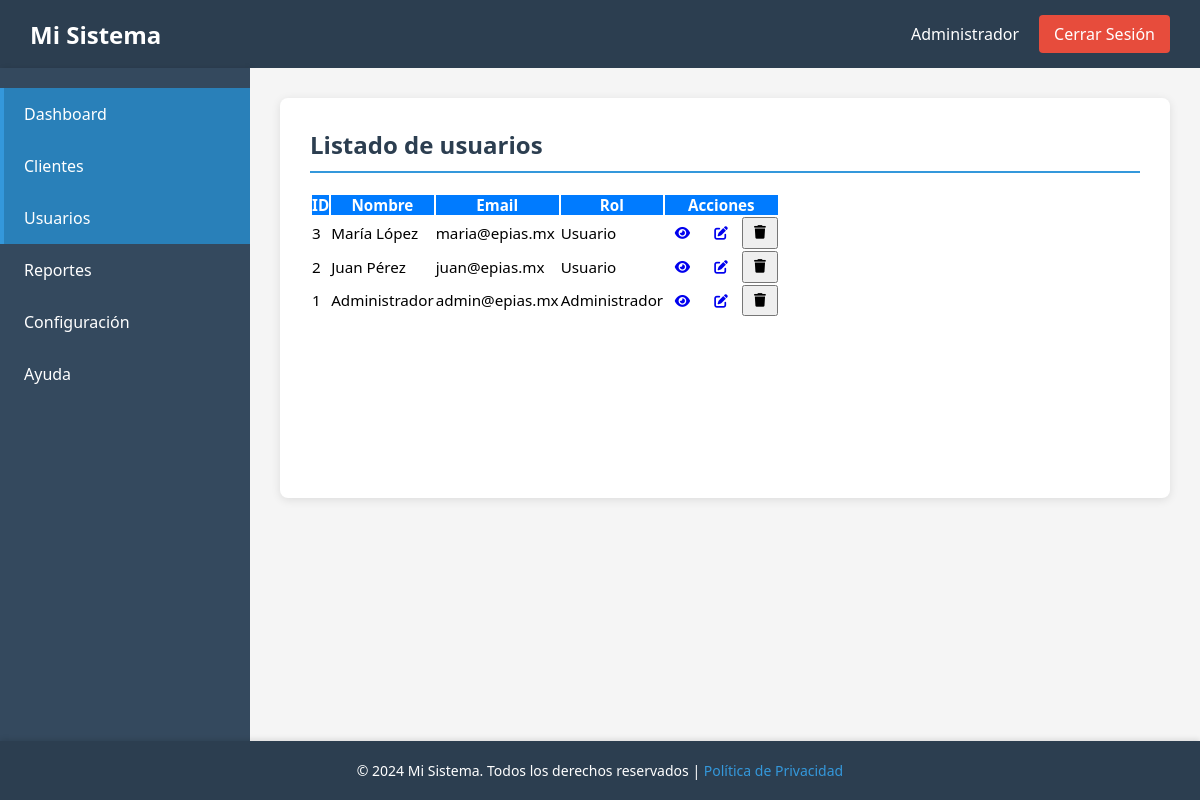
Page /usuarios/index.php (signed in) on the committed database.
### tables this page shows
CREATE TABLE `usuarios` (
  `id`       INT          NOT NULL AUTO_INCREMENT,
  `nombre`   VARCHAR(100) NOT NULL,
  `correo`   VARCHAR(150) NOT NULL UNIQUE,
  `password` VARCHAR(255) NOT NULL,
  `es_admin` TINYINT(1)   NOT NULL DEFAULT 0,
  PRIMARY KEY (`id`)
);

### usuarios/index.php (the view, shortened to what this page needs)
<?php
require_once '../lib/conn.php';
$sql = "SELECT * FROM usuarios ORDER BY id DESC";
$result = $conexion->query($sql);
$usuarios = $result->fetch_all(MYSQLI_ASSOC);
?>
<!DOCTYPE html>
<html lang="es">
<head>
    <link href="https://cdnjs.cloudflare.com/ajax/libs/font-awesome/6.4.0/css/all.min.css" rel="stylesheet">
</head>
<body>
     <?php
     include ('../templates/header.php');
     ?>
    <div class="container">
             <?php
             include ('../templates/sidebar.php');
             ?>
        <main class="main-content">
            <div class="content-area">
                <h2>Listado de usuarios</h2>
        <?php if (count($usuarios) > 0): ?>
            <div class="table-responsive">
                <table class="table table-hover tabla-usuarios">
                    <thead>
                        <tr>
                            <th>ID</th>
                            <th>Nombre</th>
                            <th>Email</th>
                            <th>Rol</th>
                            <th>Acciones</th>
                        </tr>
                    </thead>
                    <tbody>
                        <?php foreach ($usuarios as $usuario): ?>
                            <tr>
                                <td><?php echo $usuario['id']; ?></td>
                                <td><?php echo htmlspecialchars($usuario['nombre']); ?></td>
                                <td><?php echo htmlspecialchars($usuario['correo']); ?></td>
                                <td><?php echo ($usuario['es_admin'] == 1) ? 'Administrador' : 'Usuario'; ?></td>
                                <td>
                                    <div class="acciones">
                                        <a href="ver.php?id=<?php echo $usuario['id']; ?>" class="btn btn-info btn-sm">
                                            <i class="fas fa-eye"></i>
                                        </a>
                                        <a href="editar.php?id=<?php echo $usuario['id']; ?>" class="btn btn-warning btn-sm">
                                            <i class="fas fa-edit"></i>
                                        </a>
                                        <form method="POST" action="delete.php"
                                        onclick="return confirm('¿Estás seguro de que deseas eliminar este usuario?');">
                                            <button type="submit" class="btn btn-danger btn-sm"
                                                ><i class="fas fa-trash"></i></button>
                                        </form>
                                    </div>
                                </td>
                            </tr>
                        <?php endforeach; ?>
                    </tbody>
                </table>
            </div>
        <?php else: ?>
            <div class="alert alert-info text-center">
                <i class="fas fa-info-circle"></i> No hay usuarios registrados
            </div>
        <?php endif; ?>
    </div>
            </div>
        <?php
        include ('../templates/footer.php');
        ?>
</body>
</html>

### usuarios/index.php (style rules this page uses)
* { margin: 0; padding: 0; box-sizing: border-box; }
body { font-family: 'Segoe UI', Tahoma, Geneva, Verdana, sans-serif; background-color: #f5f5f5; display: flex; flex-direction: column; min-height: 100vh; }
.container { display: flex; flex: 1; }
.main-content { flex: 1; padding: 30px; background-color: #f5f5f5; }
.content-area { background-color: white; padding: 30px; border-radius: 8px; box-shadow: 0 2px 10px rgba(0,0,0,0.1); min-height: 400px; }
.content-area h2 { color: #2c3e50; margin-bottom: 20px; border-bottom: 2px solid #3498db; padding-bottom: 10px; }
.tabla-usuarios { font-size: 0.95rem; }
.tabla-usuarios thead { background-color: #007bff; color: white; }
.acciones { display: flex; gap: 5px; justify-content: center; }
.btn-sm { padding: 0.4rem 0.6rem; font-size: 0.85rem; }

### rows in the picture
usuarios: id "3", nombre "María López", correo "maria@epias.mx", es_admin "Usuario"
usuarios: id "2", nombre "Juan Pérez", correo "juan@epias.mx", es_admin "Usuario"
usuarios: id "1", nombre "Administrador", correo "admin@epias.mx", es_admin "Administrador"

### other values in the picture
$userName "Administrador"
